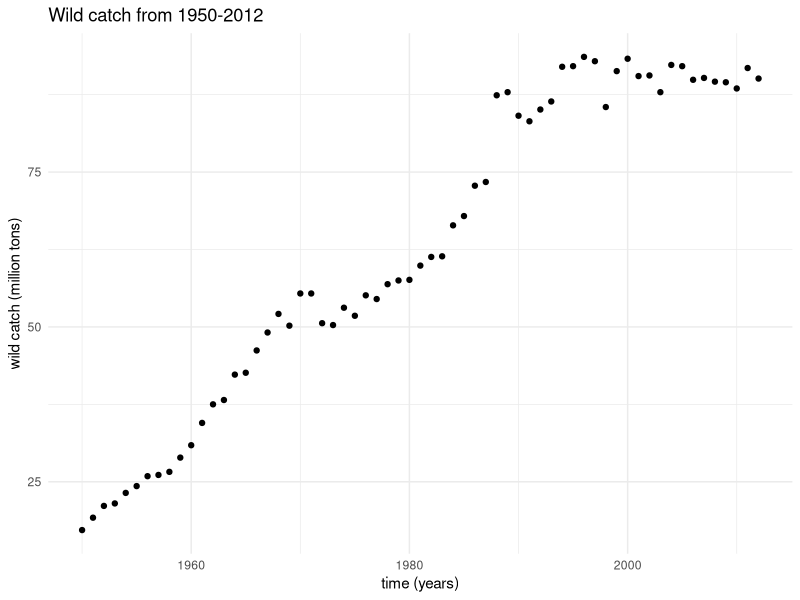
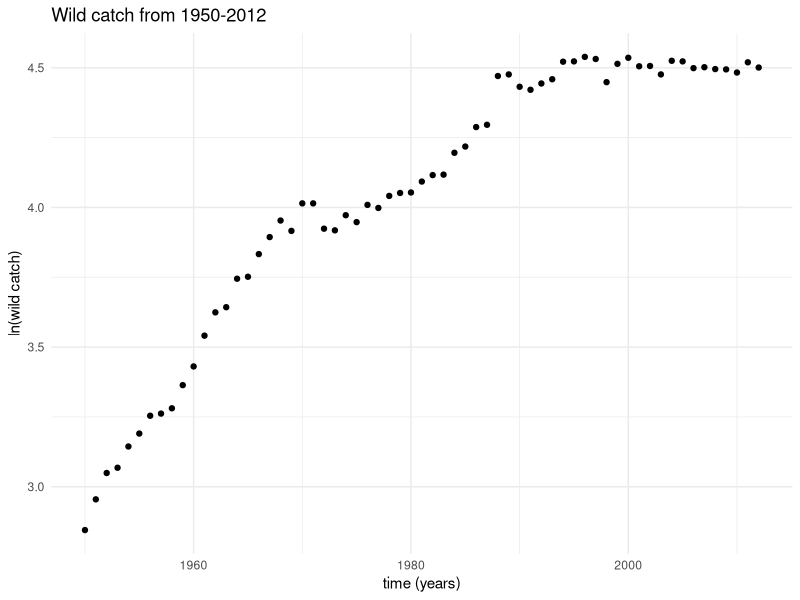
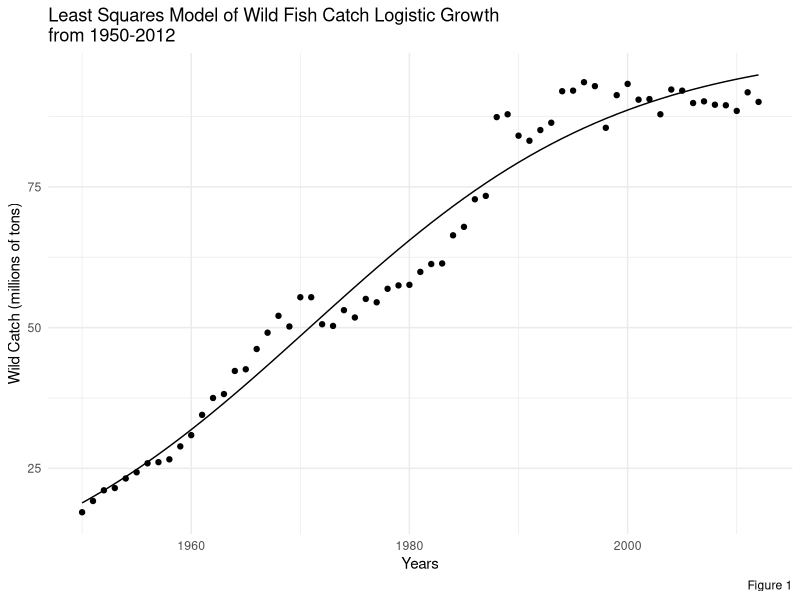

Reproduce these figures in R, in order.
## ---- chunk 1
knitr::opts_chunk$set(echo = TRUE)

library(tidyverse)
library(here)
library(boot)
library(broom)
library(kableExtra)
## ---- chunk 2
# Read in data 
fish_catch <- read.csv(here("a4_task2", "data", "fish_catch.csv"), col.names = c("year", "wild_catch", "farmed_fish", "total_fish_production")) %>% 
  mutate(time = year) 

fish_catch[1:63, 5] = c(0:62)
## ---- chunk 3
ggplot(data = fish_catch, aes(x = year, y = wild_catch)) +
  geom_point() +
  theme_minimal() +
  labs(title = "Wild catch from 1950-2012",
       x = "time (years)", 
       y = "wild catch (million tons)") 
## ---- chunk 4
ggplot(data = fish_catch, aes(x = year, y = log(wild_catch))) +
  geom_point() +
  theme_minimal() +
  labs(title = "Wild catch from 1950-2012",
       x = "time (years)", 
       y = "ln(wild catch)") 
## ---- chunk 5
# Initial Estimates 

# Estimate the growth rate constant (k) *during exponential growth phase)
fish_est <- fish_catch %>%
  filter(wild_catch < 95) %>% 
  mutate(ln_wild_catch = log(wild_catch))

# Model linear to get *k* estimate (the slope of this linear equation is an estimate of the growth rate constant
lm_k <- lm(ln_wild_catch ~ time, data = fish_est)
lm_k
## ---- chunk 6
fish_nls <- nls(wild_catch ~ K/(1 + A*exp(-r*time)),
              data = fish_catch,
              start = list(K = 95, A = 4.3, r = 0.03),
              trace = TRUE
              )
## ---- chunk 7
#See the model summary (null hypothesis: parameter value = 0)
summary(fish_nls)

# Use broom:: functions to get model outputs in tidier format: 
model_out <- broom::tidy(fish_nls) %>% 
  mutate(p.value = case_when(
    p.value < 0.0001 ~ "<0.0001"
  ))

# Gets the first rown 
A_est <- model_out$estimate[2] 
## ---- chunk 8
model_out %>% 
  kbl(col.names = c("Parameter", "Estimate", "Standard Error", "Statistic", "p - value")) %>% 
  # kbl/kable() creates a clean data table for the knitted document  with labeled columns 
  kable_styling(bootstrap_options = "striped", full_width = FALSE)
## ---- chunk 9
# Make predictions for the population at all of those times (time) in the original df: 
p_predict <- predict(fish_nls)

# Bind predictions to original data frame:
fish_complete <- data.frame(fish_catch, p_predict)
## ---- chunk 10
# Plot them all together:
ggplot(data = fish_complete, aes(x = year, y = wild_catch)) +
  geom_point() +
  geom_line(aes(x = year, y = p_predict)) +
  theme_minimal() + 
  labs(title = "Least Squares Model of Wild Fish Catch Logistic Growth \nfrom 1950-2012",
       x = "Years",
       y = "Wild Catch (millions of tons)",
       caption = "Figure 1")
